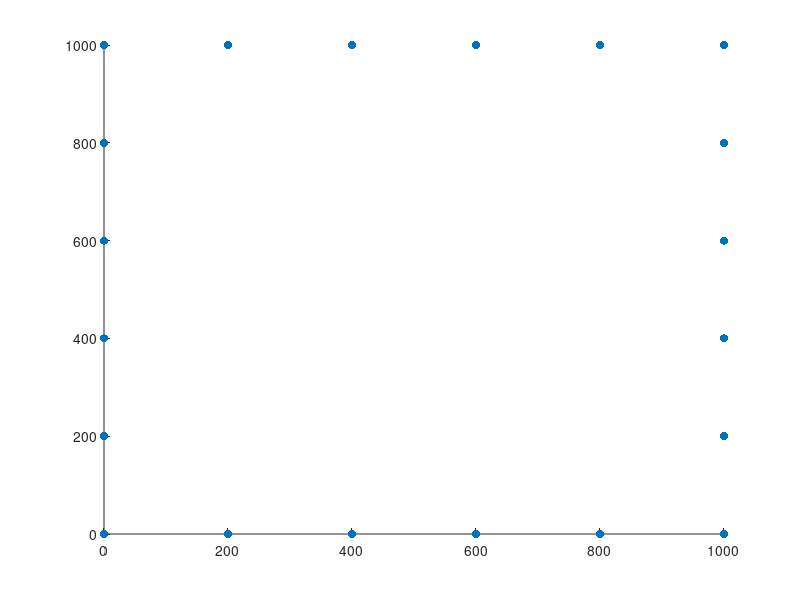

Source code (MATLAB):
pos_x=400;
pos_y=0;

posiciones_x=[200, 400, 600, 800, 1000, 1000, 1000, 1000, 1000, 1000, 800, 600, 400, 200, 0, 0, 0, 0, 0, 0];
posiciones_y=[0, 0, 0, 0, 0, 200, 400, 600, 800, 1000, 1000, 1000, 1000, 1000, 1000, 800, 600, 400, 200, 0];

pos_x_aux=[1000 1000 0 0]

pos_y_aux=[0 1000 1000 0]

posx=[pos_x , 320,241,161,82,2];
posy=[pos_y , 183,367,550,734,917];
scatter(posiciones_x,posiciones_y,'filled')

